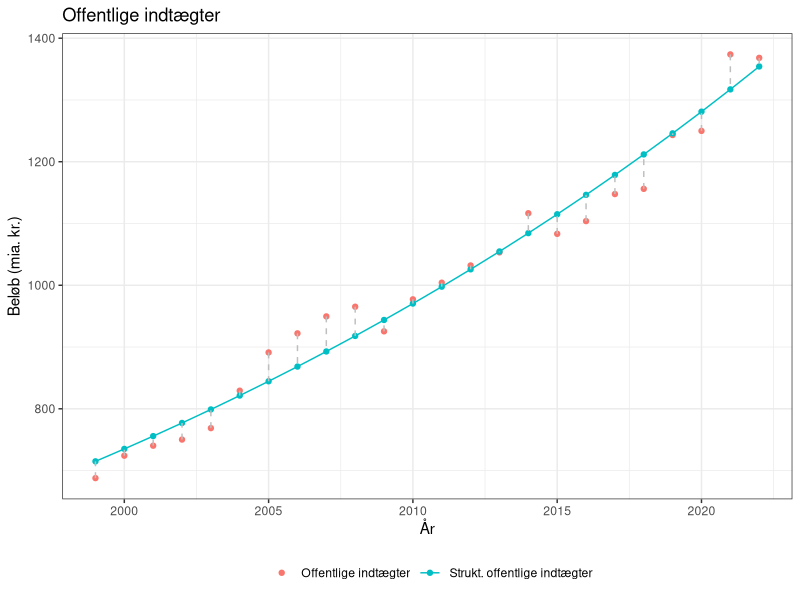
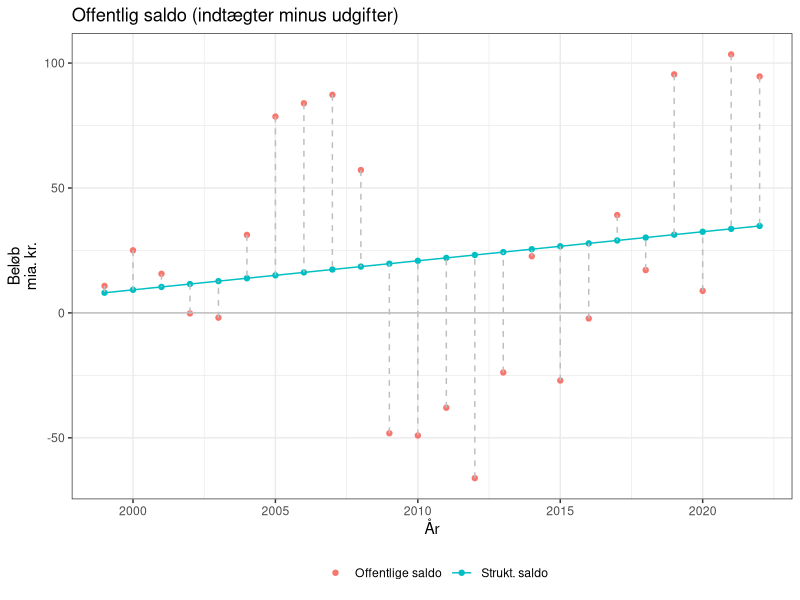
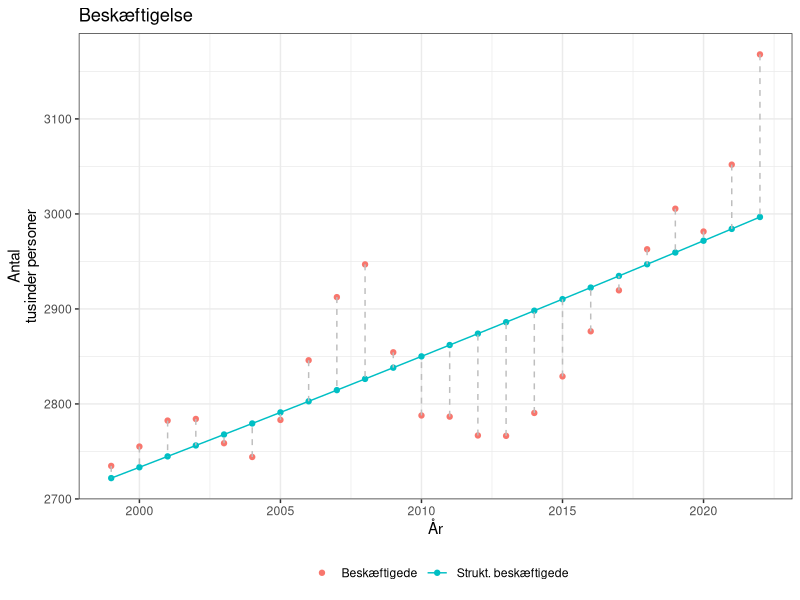

The R script that drew these images, in order:
## ---- chunk 1
knitr::opts_chunk$set(eval=TRUE, include=TRUE, cache=TRUE, warnings = FALSE, message = FALSE, echo = FALSE)
library(tidyverse)
## ---- chunk 2
# Read data
gov_finance = read_csv2("Data/DST_OFF3.csv", col_names = c("Year", "Indtaegter", "Saldo"))
empl = read_csv2("Data/DST_NAHB.csv", col_names = c("Year", "Beskaeftiget"))

# Param
start_year = 1999

# Data wrangling 
gov_finance = gov_finance %>% 
  filter(Year >= start_year) %>% 
  mutate( # Convert units to milliarder
    Indtaegter = Indtaegter / 1000,
    Saldo = Saldo / 1000
  ) %>% 
  mutate(
    Indtaegter_strukturel = exp(predict(lm(log(Indtaegter) ~ Year, .))),
    Saldo_strukturel = predict(lm(Saldo ~ Year, .))
  ) %>% 
  mutate(
    Indtaegter_detrended = Indtaegter - Indtaegter_strukturel,
    Saldo_detrended = Saldo - Saldo_strukturel
  )

empl = empl %>% filter(Year >= start_year) %>% 
  mutate( # Convert units to thousands
    Beskaeftiget = Beskaeftiget / 1000
  ) %>% 
  mutate(
    Beskaeftiget_strukturel = exp(predict(lm(log(Beskaeftiget) ~ Year, .)))
  ) %>% 
  mutate(
    Beskaeftiget_detrended = Beskaeftiget - Beskaeftiget_strukturel
  )

p1 = ggplot(gov_finance, aes(y = Indtaegter, x = Year)) +
  geom_point(aes(col = "Offentlige indtægter")) +
  geom_point(aes(y = Indtaegter_strukturel, col = "Strukt. offentlige indtægter")) + 
  geom_line(aes(y = Indtaegter_strukturel, col = "Strukt. offentlige indtægter")) +
  geom_segment(aes(xend = Year, yend = Indtaegter_strukturel), col = "grey", lty = 2) +
  # geom_point(aes(col = "Forskel:\nOffentlige indtægter - Strukt. offentlige indtægter", y = Indtaegter_detrended )) + 
  # geom_hline(yintercept = 0, col = "grey") +
  # geom_segment(aes(xend = Year, yend = Indtaegter_detrended), y = 0, col = "grey", lty = 2) + 
  labs(
    title = "Offentlige indtægter",
    y = "Beløb (mia. kr.)",
    col = "",
    x = "År"
  ) + 
  theme_bw() +
  theme(
    legend.position = "bottom"
  )

p2 = ggplot(gov_finance, aes(y = Saldo, x = Year)) +
  geom_point(aes(col = "Offentlige saldo")) +
  geom_point(aes(y = Saldo_strukturel, col = "Strukt. saldo")) + 
  geom_line(aes(y = Saldo_strukturel, col = "Strukt. saldo")) +
  geom_segment(aes(xend = Year, yend = Saldo_strukturel), col = "grey", lty = 2) + 
  geom_hline(yintercept = 0, col = "grey") +
  labs(
    title = "Offentlig saldo (indtægter minus udgifter)",
    y = "Beløb\nmia. kr.",
    col = "",
    x = "År"
  ) + 
  theme_bw() +
  theme(
    legend.position = "bottom"
  )

p3 = ggplot(empl, aes(y = Beskaeftiget, x = Year)) +
  geom_point(aes(col = "Beskæftigede")) +
  geom_point(aes(y = Beskaeftiget_strukturel, col = "Strukt. beskæftigede")) + 
  geom_line(aes(y = Beskaeftiget_strukturel, col = "Strukt. beskæftigede")) +
  geom_segment(aes(xend = Year, yend = Beskaeftiget_strukturel), col = "grey", lty = 2) + 
  labs(
    title = "Beskæftigelse",
    y = "Antal\ntusinder personer",
    col = "",
    x = "År"
  ) + 
  theme_bw() +
  theme(
    legend.position = "bottom"
  )

ggsave("Figures/Offentlige_indtaegter.png", plot = p1, width = 4, height = 4)
ggsave("Figures/Offentlige_saldo.png", plot = p2, width = 4, height = 4)
ggsave("Figures/Beskaetigelse.png", plot = p3, width = 4, height = 4)
## ---- chunk 3
# Strukturel beskæftigelse iflg. notat
strkt_besk = 8500/0.0034
arbejdsdage = 220
bruttoforoegelse = 1/arbejdsdage
gennemslag = 0.75
nettoforoegelse = gennemslag * bruttoforoegelse # 0.34%

delta_beskf = nettoforoegelse * strkt_besk
# round(delta_beskf, -2)
